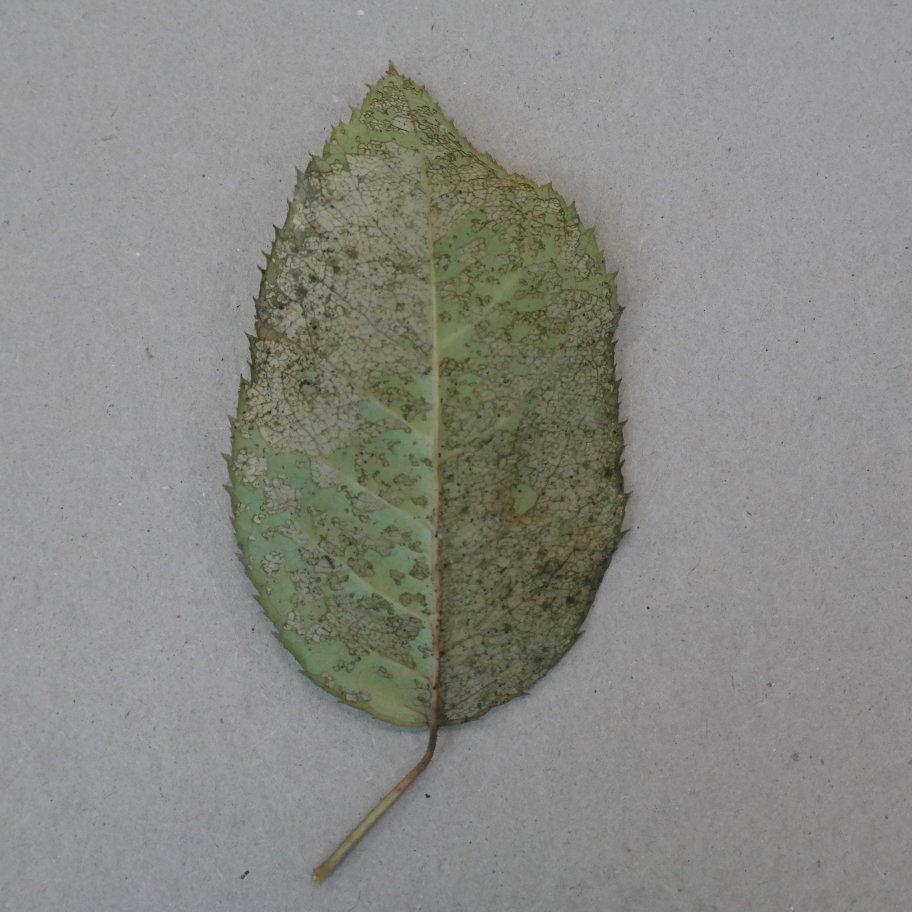
#> input picture Samples/0004834_SAM_0858_png_jpg.rf.e27ff3e96dd8122191d26b9d79b9ebe2.jpg, 3648 x 3648 px (shown at 1/4 size); its folder holds only this picture in this run
$ python main.py
#> lines starting #> are read from the running program, lines starting #| are printed output that depends on the picture
### utils.py
import os
from PIL import Image
import requests
from datetime import datetime

# [8 lines left out: function load_image, not called in this run]

def get_current_timestamp():
    """Returns the current timestamp formatted as YYYYMMDD_HHMMSS."""
    return datetime.now().strftime('%Y%m%d_%H%M%S')

def generate_thumbnail(image_path, thumb_size=(150, 150)):
    """Generate a thumbnail of the image."""
#> called with thumb_size = (150, 150)
    img = Image.open(image_path)
#> img is the input picture: PIL image 3648x3648 RGB; mean R, G, B 136.9, 137.6, 132.8
    img.thumbnail(thumb_size)
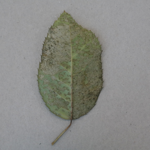
#> img: PIL image 150x150 RGB; mean R, G, B 136.9, 137.6, 132.8

    thumbnail_path = os.path.splitext(image_path)[0] + "_thumbnail.jpg"
    img.save(thumbnail_path, "JPEG")
    return thumbnail_path

# [110 lines left out: function create_html_report, not called in this run]

### leaf_disease.py
from inference_sdk import InferenceHTTPClient

def infer_leaf_disease(image_path):
    CLIENT = InferenceHTTPClient(
        api_url="https://detect.roboflow.com",
        api_key="gOcrUpeKl5b5hHXZTpZT"
    )
    result = CLIENT.infer(image_path, model_id="leaf-disease-nsdsr/1")
    return result

### main.py
import os
from leaf_disease import infer_leaf_disease
from pests import infer_pests
from cell_towers import infer_cell_towers
from utils import load_image, create_html_report, generate_thumbnail

def process_images_in_folder(folder_path):

    results = []

    # Get all image files in the folder
    image_files = [f for f in os.listdir(folder_path) if f.lower().endswith(('.png', '.jpg', '.jpeg'))]

    for image_file in image_files:
        image_path = os.path.join(folder_path, image_file)

        # Generate thumbnail for the image
        thumbnail_path = generate_thumbnail(image_path)

        # Run inference on the image for all models
        leaf_disease_result = infer_leaf_disease(image_path)
        pests_result = infer_pests(image_path)
        cell_towers_result = infer_cell_towers(image_path)

        # Collect results for this image
        results.append({
            'image_name': image_file,
            'thumbnail_path': thumbnail_path,
            'leaf_result': leaf_disease_result,
            'pests_result': pests_result,
            'cell_towers_result': cell_towers_result
        })
        print(results)
    return results

def main():
    folder_path = "Samples"  # The folder where images are stored

    # Process all images in the folder and collect results
    results = process_images_in_folder(folder_path)

    # Generate the HTML report and save it
    report_file = create_html_report(results)

    print(f"Inference report generated and saved as {report_file}")

if __name__ == "__main__":
    main()
#> (the call stopped at in infer_leaf_disease, `CLIENT = InferenceHTTPClient( api_url="https://detect.roboflow.com", a..`: inference_sdk is not available in this run)

$ run again, on Samples/mildew-122-_png_jpg.rf.d9bf636b5af08b4702470adaa88b96f9.jpg
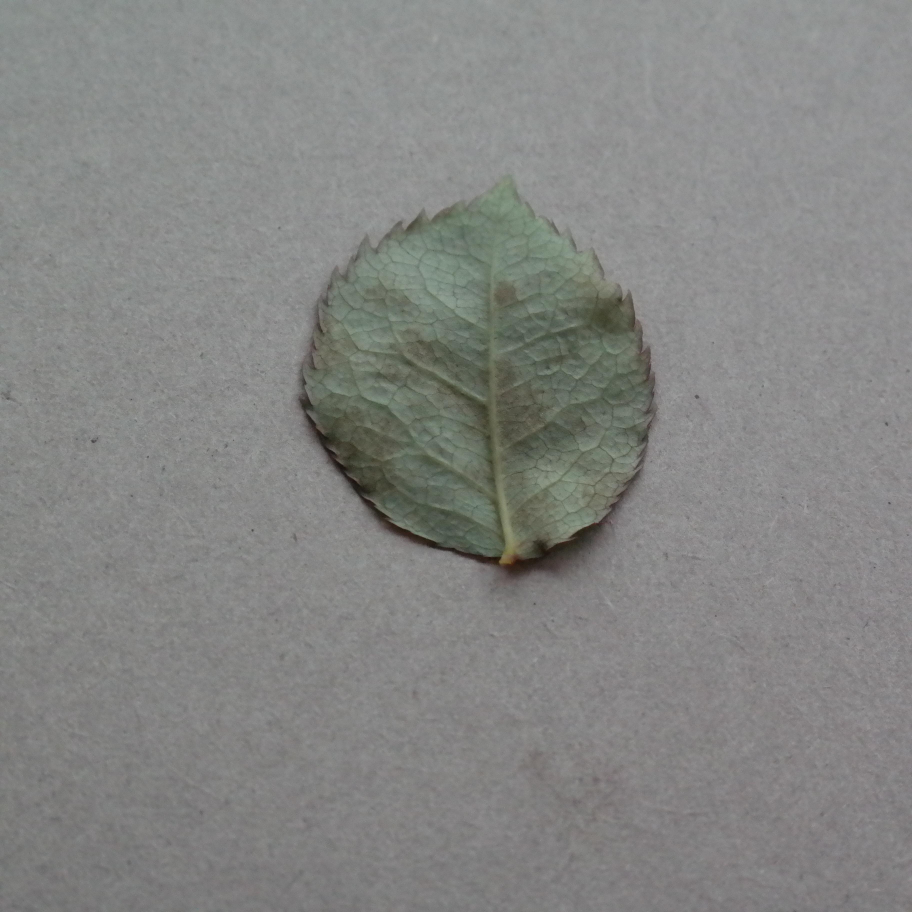
#> input picture Samples/mildew-122-_png_jpg.rf.d9bf636b5af08b4702470adaa88b96f9.jpg, 3648 x 3648 px (shown at 1/4 size)
#> in generate_thumbnail, img is the input picture: PIL image 3648x3648 RGB; mean R, G, B 132.1, 133, 131
#> in generate_thumbnail, `img.thumbnail(thumb_size)`:
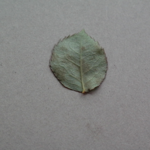
#> img: PIL image 150x150 RGB; mean R, G, B 132.1, 133, 131

$ run again, on Samples/mildew-1226-_png_jpg.rf.ac639f8fe7911183822854ed0f515d7e.jpg
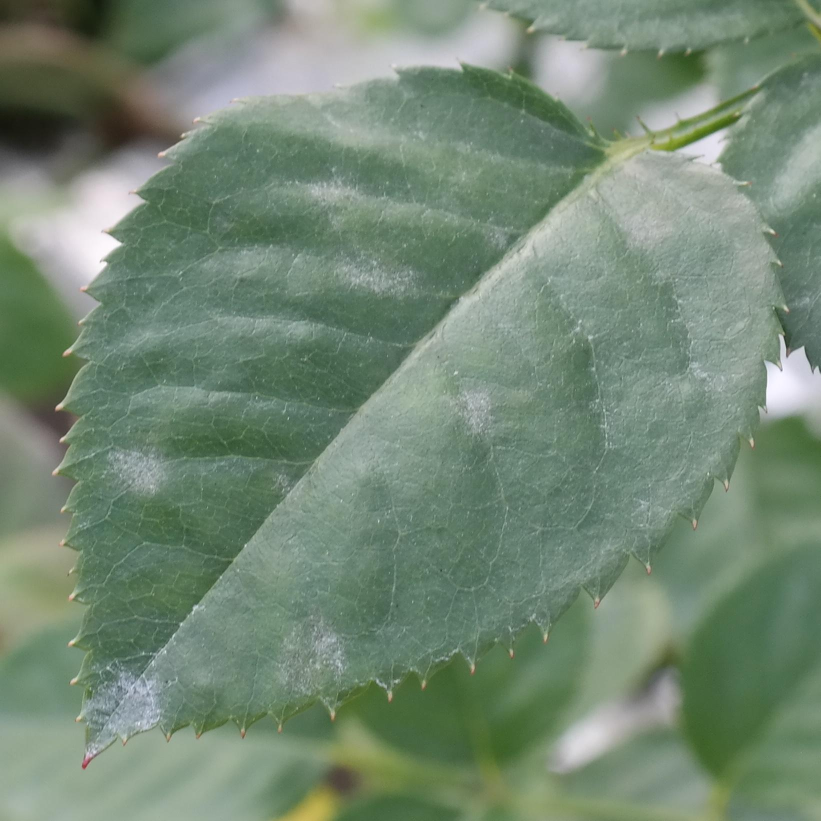
#> input picture Samples/mildew-1226-_png_jpg.rf.ac639f8fe7911183822854ed0f515d7e.jpg, 1641 x 1641 px (shown at 1/2 size)
#> in generate_thumbnail, img is the input picture: PIL image 1641x1641 RGB; mean R, G, B 115.6, 136.1, 116
#> in generate_thumbnail, `img.thumbnail(thumb_size)`:
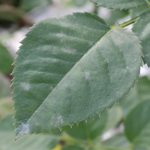
#> img: PIL image 150x150 RGB; mean R, G, B 115.6, 136.1, 116
